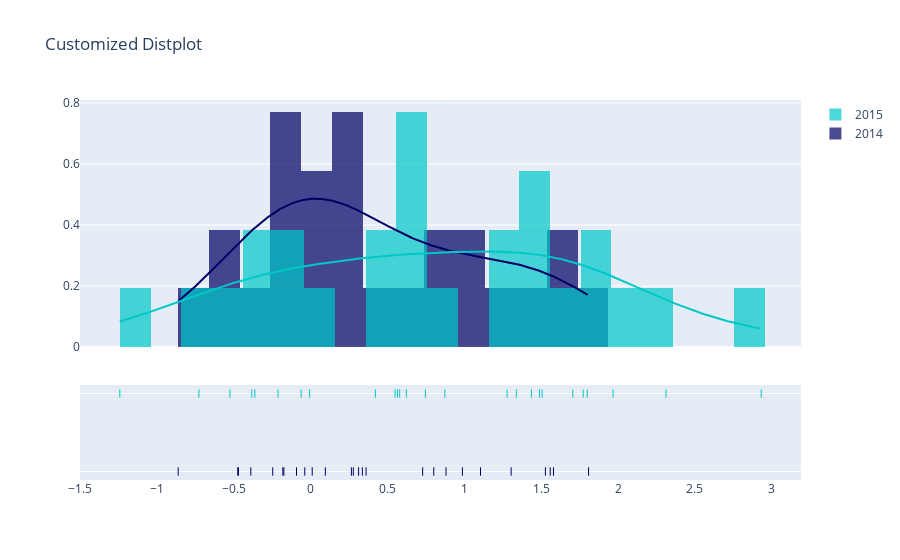

Notebook source saved alongside this figure:
### Code cell
import plotly.figure_factory as ff
import numpy as np

x1 = np.random.randn(26)
x2 = np.random.randn(26) + .5

group_labels = ['2014', '2015']

rug_text_one = ['a', 'b', 'c', 'd', 'e', 'f', 'g', 'h', 'i', 'j',
                'k', 'l', 'm', 'n', 'o', 'p', 'q', 'r', 's', 't',
                'u', 'v', 'w', 'x', 'y', 'z']

rug_text_two = ['aa', 'bb', 'cc', 'dd', 'ee', 'ff', 'gg', 'hh', 'ii', 'jj',
                'kk', 'll', 'mm', 'nn', 'oo', 'pp', 'qq', 'rr', 'ss', 'tt',
                'uu', 'vv', 'ww', 'xx', 'yy', 'zz']

rug_text = [rug_text_one, rug_text_two] # for hover in rug plot
colors = ['rgb(0, 0, 100)', 'rgb(0, 200, 200)']

# Create distplot with custom bin_size
fig = ff.create_distplot(
    [x1, x2], group_labels, bin_size=.2,
    rug_text=rug_text, colors=colors)

fig.update_layout(title_text='Customized Distplot')
fig.show()

### Figure 1 — Plotly figure (JSON) as saved in the notebook; plotly's stock layout.template omitted (floating-point values rounded to 4 significant figures; data arrays with more than 128 entries replaced by an {"elided": "..."} marker saying what was removed)
{"data": [{"histnorm": "probability density", "legendgroup": "2014", "marker": {"color": "rgb(0, 0, 100)"}, "name": "2014", "opacity": 0.7, "type": "histogram", "x": [-0.4756, 0.7283, 1.559, -0.03908, -0.09286, 0.3598, 0.8005, 0.2768, -0.3901, -0.4709, 0.3112, 0.8802, 0.336, 0.2644, 1.105, 1.304, 0.0093, -0.2476, -0.863, 1.808, 1.527, -0.1751, 0.9869, 1.58, -0.1819, 0.09472], "xaxis": "x", "xbins": {"end": 1.808, "size": 0.2, "start": -0.863}, "yaxis": "y"}, {"histnorm": "probability density", "legendgroup": "2015", "marker": {"color": "rgb(0, 200, 200)"}, "name": "2015", "opacity": 0.7, "type": "histogram", "x": [-0.5266, 1.799, 1.506, -0.007207, 0.7461, 1.436, 1.338, 0.5786, 1.706, 1.489, -0.2133, 1.278, 0.5644, 0.8728, 2.932, -1.243, -0.7283, 2.312, 0.4208, -0.3636, -0.3839, 1.773, 1.967, 0.5483, 0.6221, -0.06292], "xaxis": "x", "xbins": {"end": 2.932, "size": 0.2, "start": -1.243}, "yaxis": "y"}, {"legendgroup": "2014", "marker": {"color": "rgb(0, 0, 100)"}, "mode": "lines", "name": "2014", "showlegend": false, "type": "scatter", "x": {"elided": "500 float values"}, "xaxis": "x", "y": {"elided": "500 float values"}, "yaxis": "y"}, {"legendgroup": "2015", "marker": {"color": "rgb(0, 200, 200)"}, "mode": "lines", "name": "2015", "showlegend": false, "type": "scatter", "x": {"elided": "500 float values"}, "xaxis": "x", "y": {"elided": "500 float values"}, "yaxis": "y"}, {"legendgroup": "2014", "marker": {"color": "rgb(0, 0, 100)", "symbol": "line-ns-open"}, "mode": "markers", "name": "2014", "showlegend": false, "text": ["a", "b", "c", "d", "e", "f", "g", "h", "i", "j", "k", "l", "m", "n", "o", "p", "q", "r", "s", "t", "u", "v", "w", "x", "y", "z"], "type": "scatter", "x": [-0.4756, 0.7283, 1.559, -0.03908, -0.09286, 0.3598, 0.8005, 0.2768, -0.3901, -0.4709, 0.3112, 0.8802, 0.336, 0.2644, 1.105, 1.304, 0.0093, -0.2476, -0.863, 1.808, 1.527, -0.1751, 0.9869, 1.58, -0.1819, 0.09472], "xaxis": "x", "y": ["2014", "2014", "2014", "2014", "2014", "2014", "2014", "2014", "2014", "2014", "2014", "2014", "2014", "2014", "2014", "2014", "2014", "2014", "2014", "2014", "2014", "2014", "2014", "2014", "2014", "2014"], "yaxis": "y2"}, {"legendgroup": "2015", "marker": {"color": "rgb(0, 200, 200)", "symbol": "line-ns-open"}, "mode": "markers", "name": "2015", "showlegend": false, "text": ["aa", "bb", "cc", "dd", "ee", "ff", "gg", "hh", "ii", "jj", "kk", "ll", "mm", "nn", "oo", "pp", "qq", "rr", "ss", "tt", "uu", "vv", "ww", "xx", "yy", "zz"], "type": "scatter", "x": [-0.5266, 1.799, 1.506, -0.007207, 0.7461, 1.436, 1.338, 0.5786, 1.706, 1.489, -0.2133, 1.278, 0.5644, 0.8728, 2.932, -1.243, -0.7283, 2.312, 0.4208, -0.3636, -0.3839, 1.773, 1.967, 0.5483, 0.6221, -0.06292], "xaxis": "x", "y": ["2015", "2015", "2015", "2015", "2015", "2015", "2015", "2015", "2015", "2015", "2015", "2015", "2015", "2015", "2015", "2015", "2015", "2015", "2015", "2015", "2015", "2015", "2015", "2015", "2015", "2015"], "yaxis": "y2"}], "layout": {"autosize": true, "barmode": "overlay", "hovermode": "closest", "legend": {"traceorder": "reversed"}, "title": {"text": "Customized Distplot"}, "xaxis": {"anchor": "y2", "autorange": true, "domain": [0, 1], "range": [-1.493, 3.182], "type": "linear", "zeroline": false}, "yaxis": {"anchor": "free", "autorange": true, "domain": [0.35, 1], "position": 0, "range": [0, 0.8097], "type": "linear"}, "yaxis2": {"anchor": "x", "autorange": true, "domain": [0, 0.25], "dtick": 1, "range": [2014.0, 2015.0], "showticklabels": false, "type": "linear"}}}
